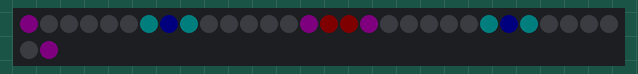
This sketch was run on a simulated ATtiny85, built with avr-gcc and run on an emulated ATtiny85. On the bench: 32 RGB LEDs in strip order, left to right, continuing on the next row. Dim RGB values are drawn brighter than linear.

Above: at 0.06 s.
At 1.31 s:
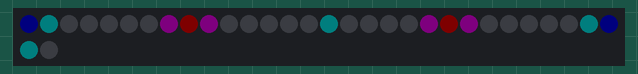
At 2.66 s:
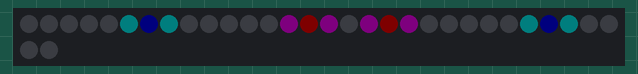
At 5.38 s:
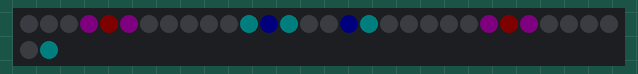
At 8.09 s:
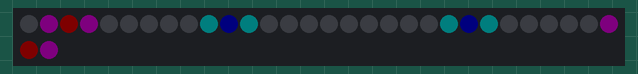
At 10.8 s:
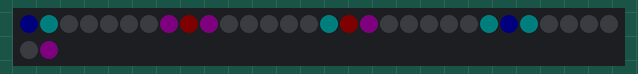

Measured:
- by itself, everything shown: repeats every 10.0 s, in 96 steps

The sketch:

_2015_08_05__ATTiny85_NeoPixel_2_Ring_Basic_Functions.ino
```cpp
#include <Adafruit_NeoPixel.h>
//#include <avr/power.h> // Comment out this line for non-AVR boards (Arduino Due, etc.)


// Parameter 1 = number of pixels in strip
// Parameter 2 = Arduino pin number (most are valid)
// Parameter 3 = pixel type flags, add together as needed:
//   NEO_KHZ800  800 KHz bitstream (most NeoPixel products w/WS2812 LEDs)
//   NEO_KHZ400  400 KHz (classic 'v1' (not v2) FLORA pixels, WS2811 drivers)
//   NEO_GRB     Pixels are wired for GRB bitstream (most NeoPixel products)
//   NEO_RGB     Pixels are wired for RGB bitstream (v1 FLORA pixels, not v2)
Adafruit_NeoPixel strip = Adafruit_NeoPixel(32, 4, NEO_GRB + NEO_KHZ800);

const byte brightness=4;
const uint32_t black=strip.Color(0,0,0);
const uint32_t white=strip.Color(255,255,255);
const uint32_t red=strip.Color(255,0,0);
const uint32_t green=strip.Color(0,255,0);
const uint32_t blue=strip.Color(0,0,255);
const uint32_t yellow=strip.Color(255,255,0);
const uint32_t pink=strip.Color(255,0,255);
const uint32_t teal=strip.Color(0,255,255);

uint32_t stripColors[32]={red,pink,black,black,black,black,black,teal,blue,teal,black,black,black,black,black,pink,
                          red,pink,black,black,black,black,black,teal,blue,teal,black,black,black,black,black,pink};
//uint32_t ring3[32]={green,pink,blue,red,green,pink,blue,red,green,pink,blue,red,green,pink,blue,red};
//uint32_t ring4[32]={pink,blue,red,green,pink,blue,red,green,pink,blue,red,green,pink,blue,red,green};
//uint32_t ringBlack[32]={black,black,black,black,black,black,black,black,black,black,black,black,black,black,black,black,
//                        black,black,black,black,black,black,black,black,black,black,black,black,black,black,black,black};
//uint32_t ringWhite[32]={white,white,white,white,white,white,white,white,white,white,white,white,white,white,white,white,
//                        white,white,white,white,white,white,white,white,white,white,white,white,white,white,white,white};


// IMPORTANT: To reduce NeoPixel burnout risk, add 1000 uF capacitor across
// pixel power leads, add 300 - 500 Ohm resistor on first pixel's data input
// and minimize distance between Arduino and first pixel.  Avoid connecting
// on a live circuit...if you must, connect GND first.

void setup() {
  // This is for Trinket 5V 16MHz, you can remove these three lines if you are not using a Trinket
  //#if defined (__AVR_ATtiny85__)
  //  if (F_CPU == 16000000) clock_prescale_set(clock_div_1);
  //#endif
  // End of trinket special code


  strip.begin();
  strip.setBrightness(brightness);
  strip.show(); // Initialize all pixels to 'off'
}

void loop() {
  spin(8,1,0,100);
  spin(8,2,1,100);
  gearIn(16,100);
  gearOut(16,100);
}

//void testPattern(){
//  for(int i=0;i<32;i++){
//    stripColors[i]=ring1[i];
//  }
//  updateStrip();
//}

void updatePixel(uint32_t c, byte numPixel){
      stripColors[numPixel]=c;
      updateStrip();
}

void updateStrip(){
  for(int i=0;i<strip.numPixels();i++){
    strip.setPixelColor(i,stripColors[i]);
  }
  strip.show();
}

void spin(byte numPositions, byte ringSelect, bool dir, int wait){

  if(dir == 0){
    for(byte i=0;i<numPositions;i++){
        if(ringSelect==1 || ringSelect==3){
          uint32_t tempColor=stripColors[0];
          for(byte j=0; j<16;j++){
            stripColors[j]=stripColors[(j+1)];
          }
          stripColors[15]=tempColor;
        }

      if(ringSelect==2 || ringSelect==3){
        uint32_t tempColor=stripColors[16];
        for(byte j=16; j<32;j++){
            stripColors[j]=stripColors[(j+1)];
        }
        stripColors[31]=tempColor;
      }
      updateStrip();
      if(wait != 0){delay(wait);}
    }
  }

  if(dir == 1){
    for(byte i=0;i<numPositions;i++){
      if(ringSelect==1 || ringSelect==3){
       uint32_t tempColor=stripColors[15];
        for(byte j=15; j>0;j--){
          stripColors[j]=stripColors[(j-1)];
        }
        stripColors[0]=tempColor;
      }

      if(ringSelect==2 || ringSelect==3){
        uint32_t tempColor=stripColors[31];
        for(byte j=31; j>16;j--){
          stripColors[j]=stripColors[(j-1)];
        }
        stripColors[16]=tempColor;
      }
      updateStrip();
      if(wait != 0){delay(wait);}
    }
  }
}

void gearIn(byte numPositions, int wait){
    for(byte i=0;i<numPositions;i++){
      uint32_t tempColor=stripColors[0];
      for(byte j=0; j<16;j++){
        stripColors[j]=stripColors[(j+1)];
      }
      stripColors[15]=tempColor;

      tempColor=stripColors[31];
      for(byte j=31; j>16;j--){
        stripColors[j]=stripColors[(j-1)];
      }
      stripColors[16]=tempColor;

      updateStrip();
      if(wait != 0){delay(wait);}
    }
}

void gearOut(byte numPositions, int wait){
    for(byte i=0;i<numPositions;i++){
      uint32_t tempColor=stripColors[15];
      for(byte j=15; j>0;j--){
        stripColors[j]=stripColors[(j-1)];
      }
      stripColors[0]=tempColor;

      tempColor=stripColors[16];
      for(byte j=16; j<32;j++){
        stripColors[j]=stripColors[(j+1)];
      }
      stripColors[31]=tempColor;

      updateStrip();
      if(wait != 0){delay(wait);}
    }
}

// Fill the dots one after the other with a color
void colorWipe(uint32_t c, uint8_t wait) {
  for(uint16_t i=0; i<strip.numPixels(); i++) {
      updatePixel(c,i);
      strip.setPixelColor(i, c);
      strip.show();
      delay(wait);
  }
}

// Input a value 0 to 255 to get a color value.
// The colours are a transition r - g - b - back to r.
//uint32_t Wheel(byte WheelPos) {
//  WheelPos = 255 - WheelPos;
//  if(WheelPos < 85) {
//   return strip.Color(255 - WheelPos * 3, 0, WheelPos * 3);
//  } else if(WheelPos < 170) {
//    WheelPos -= 85;
//   return strip.Color(0, WheelPos * 3, 255 - WheelPos * 3);
//  } else {
//   WheelPos -= 170;
//   return strip.Color(WheelPos * 3, 255 - WheelPos * 3, 0);
//  }
//}
```
